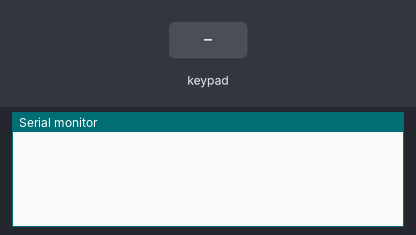
The sketch below on a simulated Arduino Uno, built with avr-gcc and run on an emulated ATmega328P. Parts: the last lines printed to the serial monitor. The test bench sets the inputs (shaded band).

Above: at 1.2 s.
1.3 s: key '1' pressed
At 2.2 s:
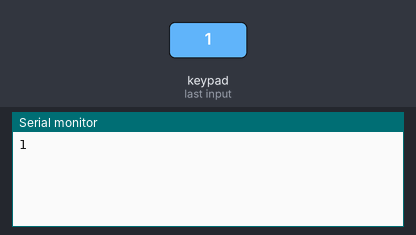
2.8 s: keypad keys 1 2 3 4 # pressed 0.4 s apart
At 4.7 s:
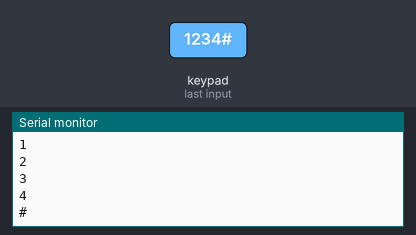
6.3 s: key 'A' pressed
At 7.3 s:
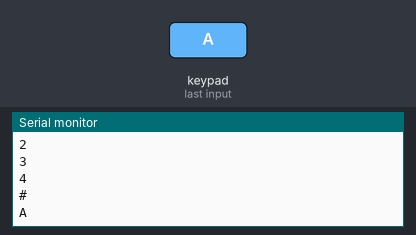
7.8 s: keypad keys 1 2 3 4 * pressed 0.4 s apart
At 9.9 s:
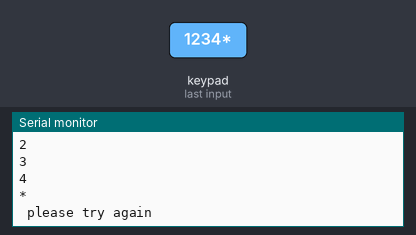
11.3 s: key 'B' pressed
At 12.4 s:
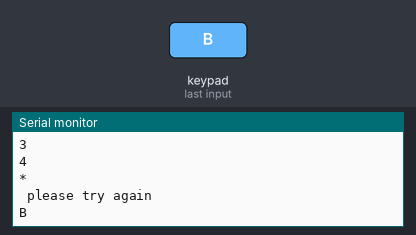
12.8 s: keypad keys 1 2 3 4 D pressed 0.4 s apart
At 15.8 s:
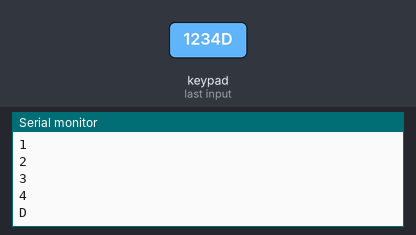
Timing chart, 0 to 17.3 s (numbered marks = the images above; inputs shaded):
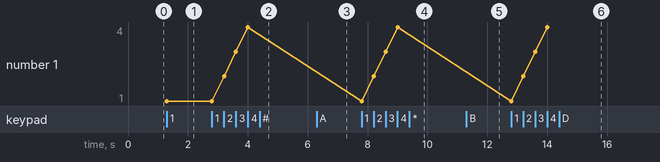

Measured:
- after the input at 1.3 s, the serial monitor: prints a new line at once (image 1)
- after the input at 2.8 s, the serial monitor: prints a new line after 0.41 s (image 2)
- after the input at 6.3 s, the serial monitor: prints a new line at once (image 3)
- after the input at 7.8 s, the serial monitor: prints a new line at once (image 4)
- after the input at 11.3 s, the serial monitor: prints a new line at once (image 5)
- after the input at 12.8 s, the serial monitor: prints a new line at once (image 6)
- plotted number 1: 1 → 4 after the input at 2.8 s

The sketch:

class21.ino
```cpp
#include<Keypad.h>
const byte R = 4;
const byte C= 4;
String pass="12";
String temp="";
char a;
char arr[R][C]={
  {'1','2','3','A'},
  {'4','5','6','B'},
  {'7','8','9','C'},
  {'*','0','#','D'}
};
byte ROW[R]={3,4,5,6};
byte COL[C]={7,8,9,10};
Keypad deep=Keypad(makeKeymap(arr),ROW,COL,R,C);
 void setup()
 {
  Serial.begin(9600);
 }
void loop()
{
  a= deep.getKey();
  if(a)
  Serial.println(a);
  if(a!= NO_KEY)
  {
     if(a=='0'||a=='1'||a=='2'||a=='3')
      {
         temp += a;
      }
     if(a=='*')
      {
          if(pass==temp)
          {
            Serial.println("welcome pardeep");
          }
          else
          {
             Serial.println(" please try again");
          }
      }
    if(a=='#')
      {
         temp = "";
       }


  }
}
```
